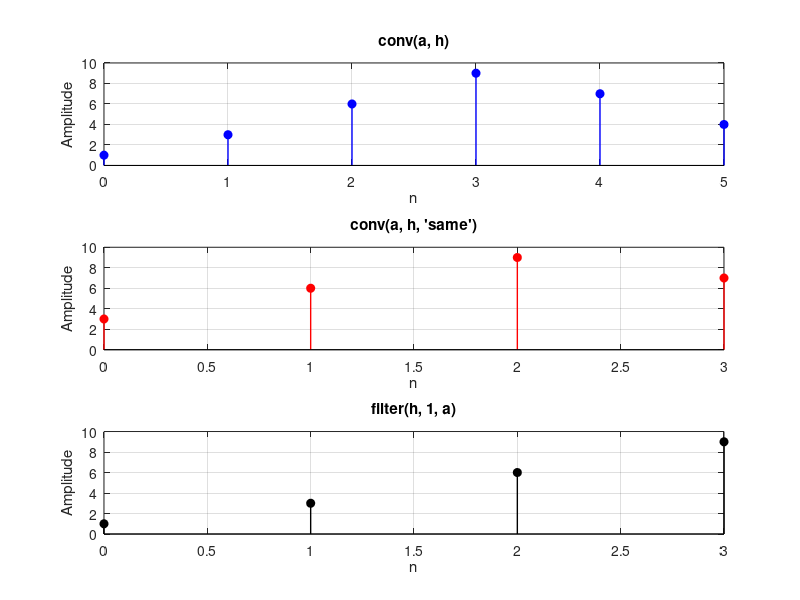

This chart was generated by the following MATLAB code: (Note: this script raises an error after producing the figure.)
clc; clear; close all;

a = [1 2 3 4];
h = [1 1 1];

y_conv = conv(a, h)
y_same = conv(a, h, 'same')
y_filt = filter(h, 1, a)

figure
subplot(3,1,1)
stem(0:length(y_conv)-1, y_conv, 'filled', 'b', 'LineWidth', 1)
grid on
title('conv(a, h)')
xlabel('n')
ylabel('Amplitude')

subplot(3,1,2)
stem(0:length(y_same)-1, y_same, 'filled', 'r', 'LineWidth', 1)
grid on
title('conv(a, h, ''same'')')
xlabel('n')
ylabel('Amplitude')

subplot(3,1,3)
stem(0:length(y_filt)-1, y_filt, 'filled', 'k', 'LineWidth', 1)
grid on
title('filter(h, 1, a)')
xlabel('n')
ylabel('Amplitude')

sgtitle('Lab 1 Q5: conv vs conv same vs filter')
